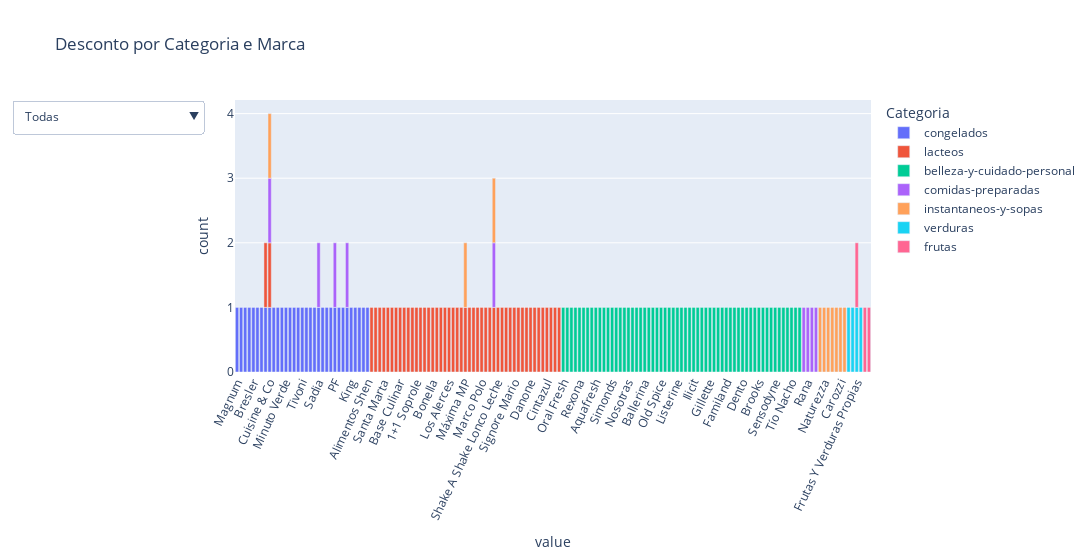

The code cell stored with this chart in its notebook:
### Markdown cell above
# 5 - Plote um gráfico de mapa interativo agrupando os dados por categoria, marca e trazendo a média de desconto.

### Code cell
# Seu código aqui
# Agrupando os dados do DataFrame por Categoria e Marca e calculando a média do Desconto
preco_categoria_marca = df.groupby(['Categoria', 'Marca'])['Desconto'].mean().reset_index().sort_values(by = 'Desconto', ascending = False)

#Gráfico de barras horizontais
fig = px.bar(preco_categoria_marca, x = 'Desconto', y = (['Categoria','Marca']),
            title = 'Desconto por Categoria e Marca',
            labels = {'Categoria_Marca': 'Categoria e Marca', 'Desconto': 'Desconto (%)'},
            color = 'Categoria',
            width = 1150)

#Criar menu para filtrar categoria
categorias = preco_categoria_marca['Categoria'].unique()
fig.update_layout(
    updatemenus = [
        {
            'buttons': [
                {'label': 'Todas', 'method': 'restyle', 'args': [{'visible': [True] * len(preco_categoria_marca)}]},
                *[
                    {
                        'label': cat,
                        'method': 'restyle',
                        'args': [{'visible': preco_categoria_marca['Categoria'] == cat}]
                    }
                    for cat in categorias
                ]
            ],
            'direction': 'down',
            'showactive': True
        }
    ]
)

fig.update_layout(xaxis_tickangle = -65)
fig.show()

### Figure 1 — Plotly figure (JSON) as saved in the notebook; plotly's stock layout.template omitted (floating-point values rounded to 4 significant figures; data arrays with more than 128 entries replaced by an {"elided": "..."} marker saying what was removed)
{"data": [{"hovertemplate": "Categoria=congelados<br>value=%{x}<br>count=%{y}<extra></extra>", "legendgroup": "congelados", "marker": {"color": "#636efa", "pattern": {"shape": ""}}, "name": "congelados", "orientation": "v", "showlegend": true, "textposition": "auto", "type": "bar", "x": ["Magnum", "Mega", "Viennetta Bresler", "Savory", "Bresler", "Carte Dor", "Not Burger", "Sahne Nuss", "Cuisine & Co", "Frutos Del Maipo", "Super Beef", "San Jorge", "Minuto Verde", "Not Chicken", "Zole", "Turkey Hill", "Tivoni", "Super Pollo", "Super Cerdo", "San Francisco De Loncomilla", "Sadia", "Rock", "Rikü", "Receta Del Abuelo", "PF", "Not Ice Cream", "Mister Veggie", "La Crianza", "King", "Guallarauco", "Fiesta", "Bravissimo", "Alimentos Shen"], "xaxis": "x", "y": [1, 1, 1, 1, 1, 1, 1, 1, 1, 1, 1, 1, 1, 1, 1, 1, 1, 1, 1, 1, 1, 1, 1, 1, 1, 1, 1, 1, 1, 1, 1, 1, 1], "yaxis": "y"}, {"hovertemplate": "Categoria=lacteos<br>value=%{x}<br>count=%{y}<extra></extra>", "legendgroup": "lacteos", "marker": {"color": "#EF553B", "pattern": {"shape": ""}}, "name": "lacteos", "orientation": "v", "showlegend": true, "textposition": "auto", "type": "bar", "x": ["Nido", "Sureña", "Not Milk", "Santa Marta", "Cuisine & Co", "Soprole", "Colun", "Nestlé", "Base Culinar", "Svelty", "Astra", "Activia", "1+1 Soprole", "Surlat", "Zerolacto", "Yogu - Yogu", "Bonella", "Soprole Activ", "Chiquitín", "Calan", "Los Alerces", "Omega 3", "Next", "Nesquik", "Máxima MP", "Pamperita", "Qualy", "Quillayes", "Marco Polo", "Regimel", "Sahne Nuss", "San Ignacio", "Santa Isabel", "Shake A Shake Lonco Leche", "Calo", "Light & Free", "Lefersa", "Signore Mario", "Kumey", "Ideal", "Deline", "Danone", "Crucina", "Copacabana", "Collico", "Cintazul", "Oikos", "Chamyto", "Loncoleche"], "xaxis": "x", "y": [1, 1, 1, 1, 1, 1, 1, 1, 1, 1, 1, 1, 1, 1, 1, 1, 1, 1, 1, 1, 1, 1, 1, 1, 1, 1, 1, 1, 1, 1, 1, 1, 1, 1, 1, 1, 1, 1, 1, 1, 1, 1, 1, 1, 1, 1, 1, 1, 1], "yaxis": "y"}, {"hovertemplate": "Categoria=belleza-y-cuidado-personal<br>value=%{x}<br>count=%{y}<extra></extra>", "legendgroup": "belleza-y-cuidado-personal", "marker": {"color": "#00cc96", "pattern": {"shape": ""}}, "name": "belleza-y-cuidado-personal", "orientation": "v", "showlegend": true, "textposition": "auto", "type": "bar", "x": ["Oral Fresh", "Rexona Men Clinical", "Rexona Clinical", "Pantene", "Rexona", "Rexona Men", "BiO", "Axe", "Aquafresh", "Dove", "Pepsodent", "Protex", "Simonds", "Dove Men", "Always", "Colgate", "Nosotras", "Ladysoft", "Oral-B", "Kotex", "Ballerina", "Giselle", "Schick", "Plenitud", "Old Spice", "Nivea For Men", "Nivea", "Naturella", "Listerine", "Linic", "Le Sancy", "Lady Speed Stick", "Ilicit", "Herbal Essences", "Herbal", "Head & Shoulders", "Gillette", "Garnier", "Fructis", "Family Care", "Familand", "Elvive", "Elite", "Duralón", "Dento", "Cotosan", "Cotidian", "Carefree", "Brooks", "Bellekiss", "Babyland", "Sedal", "Sensodyne", "Simond'S", "Speed Stick", "Vanart", "Tío Nacho", "Trianon", "Tena"], "xaxis": "x", "y": [1, 1, 1, 1, 1, 1, 1, 1, 1, 1, 1, 1, 1, 1, 1, 1, 1, 1, 1, 1, 1, 1, 1, 1, 1, 1, 1, 1, 1, 1, 1, 1, 1, 1, 1, 1, 1, 1, 1, 1, 1, 1, 1, 1, 1, 1, 1, 1, 1, 1, 1, 1, 1, 1, 1, 1, 1, 1, 1], "yaxis": "y"}, {"hovertemplate": "Categoria=comidas-preparadas<br>value=%{x}<br>count=%{y}<extra></extra>", "legendgroup": "comidas-preparadas", "marker": {"color": "#ab63fa", "pattern": {"shape": ""}}, "name": "comidas-preparadas", "orientation": "v", "showlegend": true, "textposition": "auto", "type": "bar", "x": ["PF", "Solo Italia", "Santa Isabel", "Sadia", "Rana", "La Crianza", "Cuisine & Co", "Corbac", "Bredenmaster"], "xaxis": "x", "y": [1, 1, 1, 1, 1, 1, 1, 1, 1], "yaxis": "y"}, {"hovertemplate": "Categoria=instantaneos-y-sopas<br>value=%{x}<br>count=%{y}<extra></extra>", "legendgroup": "instantaneos-y-sopas", "marker": {"color": "#FFA15A", "pattern": {"shape": ""}}, "name": "instantaneos-y-sopas", "orientation": "v", "showlegend": true, "textposition": "auto", "type": "bar", "x": ["Traverso", "Naturezza", "Santa Isabel", "Máxima MP", "Maggi", "Hoffmann", "Gourmet", "Cuisine & Co", "Carozzi", "Alcafood"], "xaxis": "x", "y": [1, 1, 1, 1, 1, 1, 1, 1, 1, 1], "yaxis": "y"}, {"hovertemplate": "Categoria=verduras<br>value=%{x}<br>count=%{y}<extra></extra>", "legendgroup": "verduras", "marker": {"color": "#19d3f3", "pattern": {"shape": ""}}, "name": "verduras", "orientation": "v", "showlegend": true, "textposition": "auto", "type": "bar", "x": ["Agrosano", "Dole", "Frutas Y Verduras Propias", "Jumbo"], "xaxis": "x", "y": [1, 1, 1, 1], "yaxis": "y"}, {"hovertemplate": "Categoria=frutas<br>value=%{x}<br>count=%{y}<extra></extra>", "legendgroup": "frutas", "marker": {"color": "#FF6692", "pattern": {"shape": ""}}, "name": "frutas", "orientation": "v", "showlegend": true, "textposition": "auto", "type": "bar", "x": ["Sofruco", "Frutas Y Verduras Santa Isabel", "Frutas Y Verduras Propias"], "xaxis": "x", "y": [1, 1, 1], "yaxis": "y"}], "layout": {"barmode": "relative", "legend": {"title": {"text": "Categoria"}, "tracegroupgap": 0}, "title": {"text": "Desconto por Categoria e Marca"}, "updatemenus": [{"buttons": [{"args": [{"visible": {"elided": "167 bool values"}}], "label": "Todas", "method": "restyle"}, {"args": [{"visible": {"elided": "167 bool values"}}], "label": "congelados", "method": "restyle"}, {"args": [{"visible": {"elided": "167 bool values"}}], "label": "lacteos", "method": "restyle"}, {"args": [{"visible": {"elided": "167 bool values"}}], "label": "belleza-y-cuidado-personal", "method": "restyle"}, {"args": [{"visible": {"elided": "167 bool values"}}], "label": "comidas-preparadas", "method": "restyle"}, {"args": [{"visible": {"elided": "167 bool values"}}], "label": "instantaneos-y-sopas", "method": "restyle"}, {"args": [{"visible": {"elided": "167 bool values"}}], "label": "verduras", "method": "restyle"}, {"args": [{"visible": {"elided": "167 bool values"}}], "label": "frutas", "method": "restyle"}], "direction": "down", "showactive": true}], "width": 1150, "xaxis": {"anchor": "y", "domain": [0, 1], "tickangle": -65, "title": {"text": "value"}}, "yaxis": {"anchor": "x", "domain": [0, 1], "title": {"text": "count"}}}}
